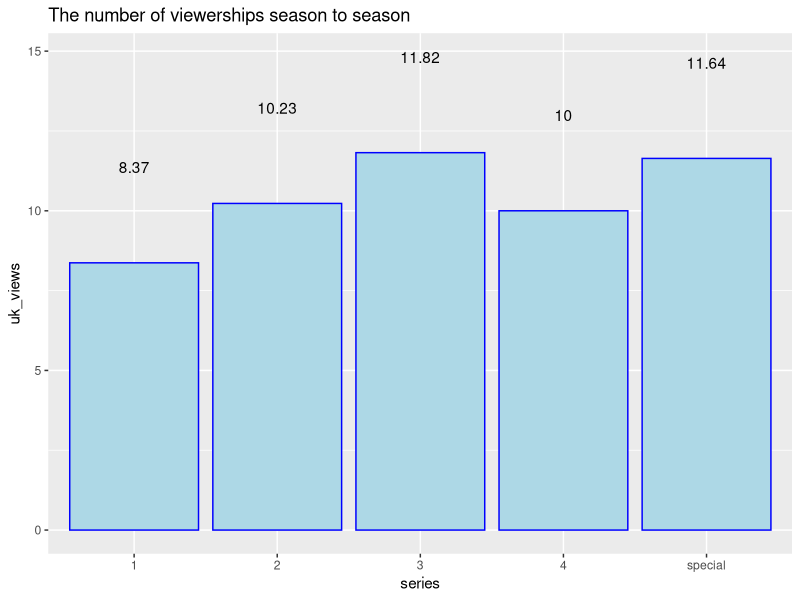
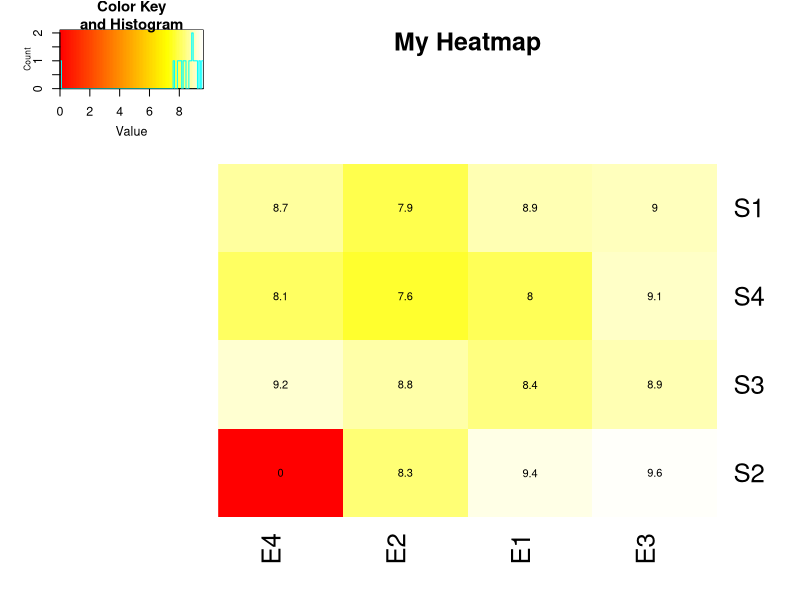

The R source for these figures, in order:
## ---- chunk 1
#| echo = FALSE,
#| message = FALSE,
#| warning = FALSE,
#| paged.print = FALSE
views <- data.frame(series = c("1","2","3","special","4"),
                    uk_views = c(8.37, 10.23, 11.82, 11.64, 10.00))

library(ggplot2)

plot<-ggplot(views,
             aes(x = series, y = uk_views)) + 
  geom_bar(stat = "identity", color = "blue", fill = "lightblue")+
  geom_text(aes(label = signif(uk_views)), nudge_y = 3, color = "black")+
  ggtitle("The number of viewerships season to season")
plot
## ---- chunk 2
#| echo = FALSE,
#| message = FALSE,
#| warning = FALSE,
#| paged.print = FALSE
ratings <- data.frame(
  E1 = c(8.9,9.4,8.4,8.0),
  E2 = c(7.9,8.3,8.8,7.6),
  E3 = c(9.0,9.6,8.9,9.1),
  E4 = c(8.7,0,9.2,8.1),
  row.names=c('S1', 'S2', 'S3', 'S4')
)

ratings
## ---- chunk 3
#| echo = FALSE,
#| message = FALSE,
#| warning = FALSE,
#| paged.print = FALSE
library(gplots)


data <- as.matrix(ratings)

# plot the heatmap with values
heatmap.2(data, dendrogram = "none", trace = "none", col = heat.colors(100), 
          main = "My Heatmap", 
          cellnote = data, notecol = "black", notecex = 0.8)
